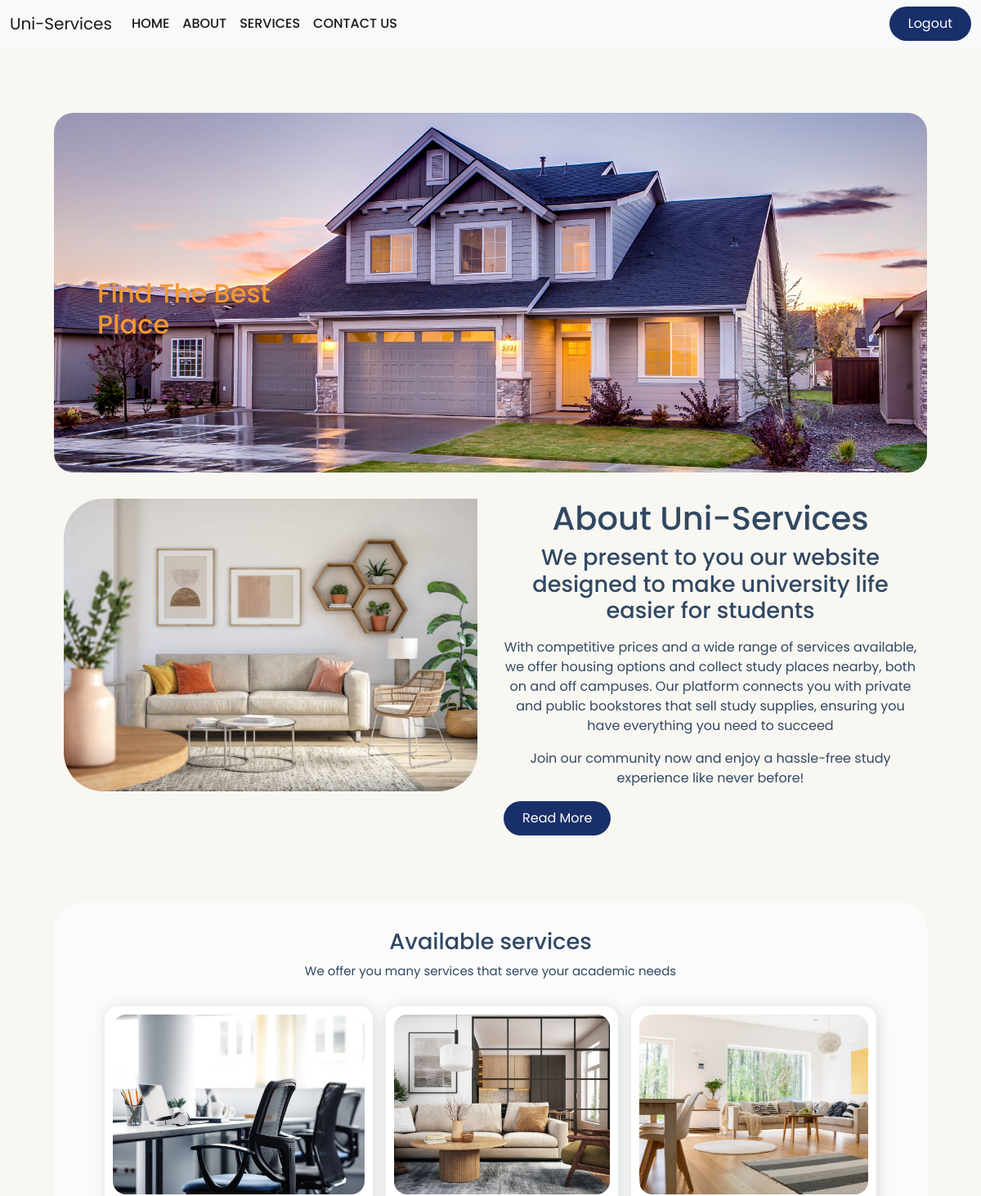
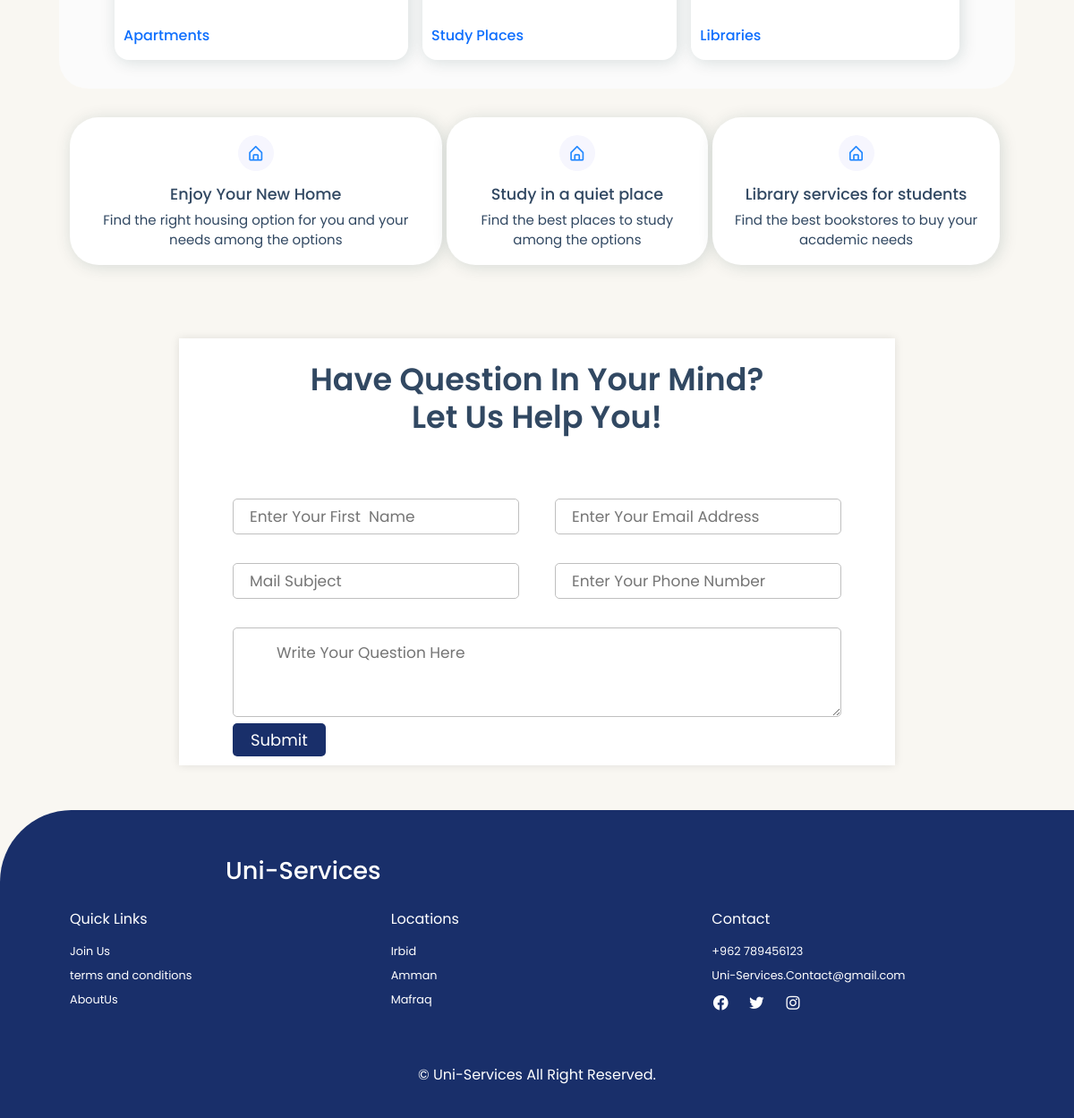
Screenshot of / (signed in) with the database file from the repository (2 pictures, top to bottom).
### tables this page shows
CREATE TABLE `categories` (
  `id` int(11) NOT NULL,
  `cat_name` varchar(100) NOT NULL,
  `cat_img` varchar(100) NOT NULL
);

### processes/_visitorsMsg.php (called while the page is built, shortened)
<?php
$name = $email = $subject = $phone_number =  $message = "";
?>

### index.php (the view, shortened to what this page needs)
<?php
include "navbar.php";
include "./processes/_visitorsMsg.php";
?>
<section class="home container" id="home">
    <div class="home-text">
        <h1>Find The Best <br> Place</h1>
    </div>
</section>
<section class="about container" id="about">
    <div class="about-img">
        <img src="./layout/images/img12.jpg">
    </div>
    <div class="about-text m-0">
        <h1 style="text-align: center;">About Uni-Services</h1>
        <h2 style="text-align: center;">We present to you our website designed to make university life easier
            for
            students</h2>
        <p style="text-align: center;">With competitive prices and a wide range of services available, we offer housing
            options and collect study places nearby, both on and off campuses. Our platform connects you with private
            and public bookstores that sell study supplies, ensuring you have everything you need to succeed</p>
        <p style="text-align: center;">Join our community now and enjoy a hassle-free study experience like never
            before!</p>
        <a href="./about.php" class="btn">Read More</a>
    </div>
</section>
<section class="properties container" id="properties">
    <div class="heading">
        <h2>Available services</h2>
        <p>We offer you many services that serve your academic needs</p>
    </div>
    <div class="properties-container container">
        <?php
        $rows = mysqli_query($conn, "SELECT * FROM categories");
        foreach ($rows as $row) : ?>
        <a href="./card.php?id=<?php echo $row['id'] ?>">
            <div class="box">
                <img src="./layout/images/<?php echo $row['cat_img']; ?>">
                <div class="contant">
                    <div class="text">
                        <h3><?php echo $row['cat_name']; ?></h3>
                    </div>
                </div>
            </div>
        </a>
        <?php endforeach ?>
    </div>
</section>
<section class="sales container" id="sales">
    <div class="box">
        <i class='bx bx-home-alt'></i>
        <h3>Enjoy Your New Home</h3>
        <p>Find the right housing option for you and your needs among the options</p>
    </div>
    <div class="box">
        <i class='bx bx-home-alt'></i>
        <h3>Study in a quiet place</h3>
        <p>Find the best places to study among the options</p>
    </div>
    <div class="box">
        <i class='bx bx-home-alt'></i>
        <h3>Library services for students</h3>
        <p>Find the best bookstores to buy your academic needs</p>
    </div>
</section>
<section class="newsletter container" id="contact">
    <h2>Have Question In Your Mind? <br>Let Us Help You!</h2>
    <form action="" method="POST">
        <div class="form-row">
            <div class="input-data">
                <input type="text" placeholder="Enter Your First  Name" name="name" value="<?php echo $name ?>">
            </div>
            <div class="input-data">
                <input type="email" placeholder="Enter Your Email Address" name="email" value="<?php echo $email ?>">
            </div>
        </div>
        <div class="form-row">
            <div class="input-data">
                <input type="text" placeholder="Mail Subject" name="subject" value="<?php echo $subject ?>">
            </div>
            <div class="input-data">
                <input type="text" placeholder="Enter Your Phone Number" name="phone_number"
                    value="<?php echo $phone_number ?>">
            </div>
        </div>
        <div class="form-row textarea">
            <div class="input-data">
                <textarea id="textarea" cols="37" rows="3" placeholder="Write Your Question Here" name="message"
                    value="<?php echo $message ?>"></textarea>
            </div>
        </div>
        <div class="form-row submit-btn">
            <div class="input-data">
                <button class="btn-style" type="submit" name="visitorsMsg">Submit</button>
            </div>
        </div>
    </form>
</section>
<?php include "footer.php"; ?>

### layout/css/style.css (style rules this page uses)
* { box-sizing: border-box; font-family: "Poppins", sans-serif; scroll-behavior: smooth; scroll-padding-top: 3rem; list-style: none; text-decoration: none; padding: 0; margin: 0; }
:root { --main-color: #2288ff; --second-color: #192f6a; --text-color: #314862; --bg-color: #fff; --backG-color: #f9f7f2; --first-color: #f19835; --box-shadow: 2px 2px 18px rgb(14 52 54 / 15%); }
img { width: 100%; }
body { background: var(--backG-color); color: var(--text-color); }
section { padding: 2rem 2rem; }
.container { max-width: 1068px; margin-left: auto; margin-right: auto; }
.btn { padding: 8px 22px; background: var(--second-color); color: var(--bg-color); border-radius: 5rem; }
.home { background-image: url(../images/home.jpg); margin-top: 5rem; background-repeat: no-repeat; background-size: cover; background-position: center; height: 440px; border-radius: 1.5rem; display: flex; align-items: center; }
.home-text { padding: 25px; }
.home-text h1 { color: var(--first-color); font-size: 2rem; margin: 1rem; padding-top: 40px; }
.about { display: grid; grid-template-columns: repeat(auto-fit, minmax(18rem, auto)); gap: 2rem; }
.about-img img { border-radius: 3rem 0 3rem 3rem; }
.about-text h2 { font-size: 1.7rem; }
.about-text p { font: size 0.938rem; margin: 1rem 0 1rem; }
.sales { display: flex; align-content: space-between; align-items: center; }
.sales .box { padding: 20px 20px 0 20px; background: var(--bg-color); box-shadow: var(--box-shadow); text-align: center; border-radius: 2rem; margin-right: 5px; overflow: hidden; }
.sales .box .bx { padding: 10px; border-radius: 50%; background: #f6f6fe; color: var(--main-color); font-size: 20px; }
.sales .box h3 { font-size: 1.1rem; margin: 1rem 0 0.4rem; }
.sales .box p { font-size: 00.938rem; }
.heading { text-align: center; margin-bottom: 2rem; }
.heading h2 { font-size: 1.7rem; }
.heading p { font-size: 0.938rem; }
.properties { background: #fbfbfb; border-radius: 2rem; margin-top: 50px; }
.properties-container { display: grid; grid-template-columns: auto auto auto; gap: 1rem; padding: 0 50px; }
.properties-container .box { background: var(--bg-color); padding: 10px; border-radius: 1rem; box-shadow: var(--box-shadow); }
.properties-container .box img { border-radius: 1rem; height: 220px; object-fit: cover; object-position: center; }
.properties-container .box h3 { font-size: 1rem; font-weight: 600; float: right; }
.properties-container .box .contant { display: flex; justify-content: space-between; margin-top: 2rem; }
.properties-container .box .contant .text h3 { font-weight: 500; }
.newsletter { background: var(--bg-color); width: 800px; max-width: 800px; padding: 25px 40px 10px 40px; box-shadow: 0 0 10px rgb(0, 0, 0, 0.1); margin: 50px auto; }
.newsletter h2 { font-size: 35px; font-weight: 600; text-align: center; }
.newsletter form { padding: 30px 0 0 0; }
.newsletter form .form-row { display: flex; margin: 32px 0; }
form .form-row .input-data { width: 100%; height: 40px; margin: 0 20px; position: relative; }
form .input-data input, form .textarea textarea { outline: none; padding: 0 18px; height: 100%; width: 100%; font-size: 17px; border-radius: 5px; border: 1px solid #bfbfbf; }
form .textarea textarea { min-width: 100%; max-width: 100%; min-height: 100px; max-height: 100px; padding: 15px 20px 0 48px; }
form .submit-btn button { margin: 35px auto; font-size: 18px; border: none; color: var(--bg-color); border-radius: 5px; cursor: pointer; padding: 5px 20px; background: var(--second-color); }
form .input-data input { outline: none; padding: 0 18px; height: 100%; width: 100%; font-size: 17px; border-radius: 5px; border: 1px solid #bfbfbf; }
form .btn-style { font-size: 18px; color: var(--bg-color); background: var(--second-color); padding: 15px 100px; border: none; border-radius: 8px; cursor: pointer; margin-left: 200px; }
.about-text { margin: 30px; }

### rows the page displays
categories: cat_img (picture), cat_name "Apartments"
categories: cat_img (picture), cat_name "Study Places"
categories: cat_img (picture), cat_name "Libraries"
